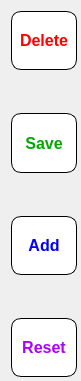
   <widget class="QWidget" name="layoutWidget">
    <property name="geometry">
     <rect>
      <x>1200</x>
      <y>120</y>
      <width>81</width>
      <height>381</height>
     </rect>
    </property>
    <layout class="QVBoxLayout" name="verticalLayout">
     <property name="spacing">
      <number>43</number>
     </property>
     <property name="rightMargin">
      <number>4</number>
     </property>
     <property name="bottomMargin">
      <number>4</number>
     </property>
     <item>
      <widget class="QPushButton" name="pushButton_4">
       <property name="maximumSize">
        <size>
         <width>16777215</width>
         <height>60</height>
        </size>
       </property>
       <property name="font">
        <font>
         <family>Arial</family>
         <pointsize>12</pointsize>
         <weight>75</weight>
         <bold>true</bold>
        </font>
       </property>
       <property name="cursor">
        <cursorShape>PointingHandCursor</cursorShape>
       </property>
       <property name="styleSheet">
        <string notr="true">#pushButton_4{
color: rgb(255, 0, 0);
border-radius:10px;
background-color: rgb(255, 255, 255);
border:1px solid black;
}
#pushButton_4:hover{
padding-left:5px;
border:1px solid red;
}
#pushButton_4:pressed{
padding-bottom:5px;
}</string>
       </property>
       <property name="text">
        <string>Delete</string>
       </property>
      </widget>
     </item>
     <item>
      <widget class="QPushButton" name="pushButton_2">
       <property name="maximumSize">
        <size>
         <width>16777215</width>
         <height>60</height>
        </size>
       </property>
       <property name="font">
        <font>
         <family>Arial</family>
         <pointsize>12</pointsize>
         <weight>75</weight>
         <bold>true</bold>
        </font>
       </property>
       <property name="cursor">
        <cursorShape>PointingHandCursor</cursorShape>
       </property>
       <property name="styleSheet">
        <string notr="true">#pushButton_2{
color: rgb(0, 170, 0);
border-radius:10px;
background-color: rgb(255, 255, 255);
border:1px solid black;
}
#pushButton_2:hover{
padding-left:5px;
border:1px solid green;
}
#pushButton_2:pressed{
padding-bottom:5px;
}</string>
       </property>
       <property name="text">
        <string>Save</string>
       </property>
      </widget>
     </item>
     <item>
      <widget class="QPushButton" name="pushButton_5">
       <property name="maximumSize">
        <size>
         <width>16777215</width>
         <height>60</height>
        </size>
       </property>
       <property name="font">
        <font>
         <family>Arial</family>
         <pointsize>12</pointsize>
         <weight>75</weight>
         <bold>true</bold>
        </font>
       </property>
       <property name="cursor">
        <cursorShape>PointingHandCursor</cursorShape>
       </property>
       <property name="styleSheet">
        <string notr="true">#pushButton_5{
color: rgb(0, 0, 255);
border-radius:10px;
background-color: rgb(255, 255, 255);
border:1px solid black;
}
#pushButton_5:hover{
padding-left:5px;
border:1px solid blue;
}
#pushButton_5:pressed{
padding-bottom:5px;
}</string>
       </property>
       <property name="text">
        <string>Add</string>
       </property>
      </widget>
     </item>
     <item>
      <widget class="QPushButton" name="pushButton_6">
       <property name="maximumSize">
        <size>
         <width>16777215</width>
         <height>60</height>
        </size>
       </property>
       <property name="font">
        <font>
         <family>Arial</family>
         <pointsize>12</pointsize>
         <weight>75</weight>
         <bold>true</bold>
        </font>
       </property>
       <property name="cursor">
        <cursorShape>PointingHandCursor</cursorShape>
       </property>
       <property name="styleSheet">
        <string notr="true">#pushButton_6{
color: rgb(170, 0, 255);
border-radius:10px;
background-color: rgb(255, 255, 255);
border:1px solid black;
}
#pushButton_6:hover{
padding-left:5px;
border:1px solid #aa00ff;
	
}
#pushButton_6:pressed{
padding-bottom:5px;
}</string>
       </property>
       <property name="text">
        <string>Reset</string>
       </property>
      </widget>
     </item>
    </layout>
   </widget>
